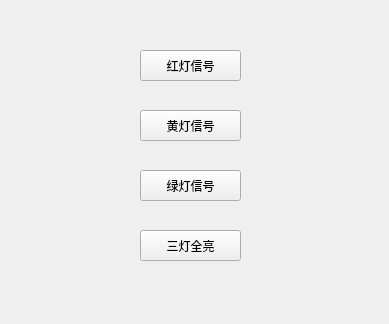
<?xml version="1.0" encoding="UTF-8"?>
<ui version="4.0">
 <class>Widget</class>
 <widget class="QWidget" name="Widget">
  <property name="geometry">
   <rect>
    <x>0</x>
    <y>0</y>
    <width>389</width>
    <height>324</height>
   </rect>
  </property>
  <property name="windowTitle">
   <string>Widget</string>
  </property>
  <widget class="QPushButton" name="pB_RedSignal">
   <property name="geometry">
    <rect>
     <x>140</x>
     <y>50</y>
     <width>101</width>
     <height>31</height>
    </rect>
   </property>
   <property name="text">
    <string>红灯信号</string>
   </property>
  </widget>
  <widget class="QPushButton" name="pB_YellowSignal">
   <property name="geometry">
    <rect>
     <x>140</x>
     <y>110</y>
     <width>101</width>
     <height>31</height>
    </rect>
   </property>
   <property name="text">
    <string>黄灯信号</string>
   </property>
  </widget>
  <widget class="QPushButton" name="pB_GreenSignal">
   <property name="geometry">
    <rect>
     <x>140</x>
     <y>170</y>
     <width>101</width>
     <height>31</height>
    </rect>
   </property>
   <property name="text">
    <string>绿灯信号</string>
   </property>
  </widget>
  <widget class="QPushButton" name="pB_AllSignal">
   <property name="geometry">
    <rect>
     <x>140</x>
     <y>230</y>
     <width>101</width>
     <height>31</height>
    </rect>
   </property>
   <property name="text">
    <string>三灯全亮</string>
   </property>
  </widget>
 </widget>
 <layoutdefault spacing="6" margin="11"/>
 <resources/>
 <connections/>
</ui>
